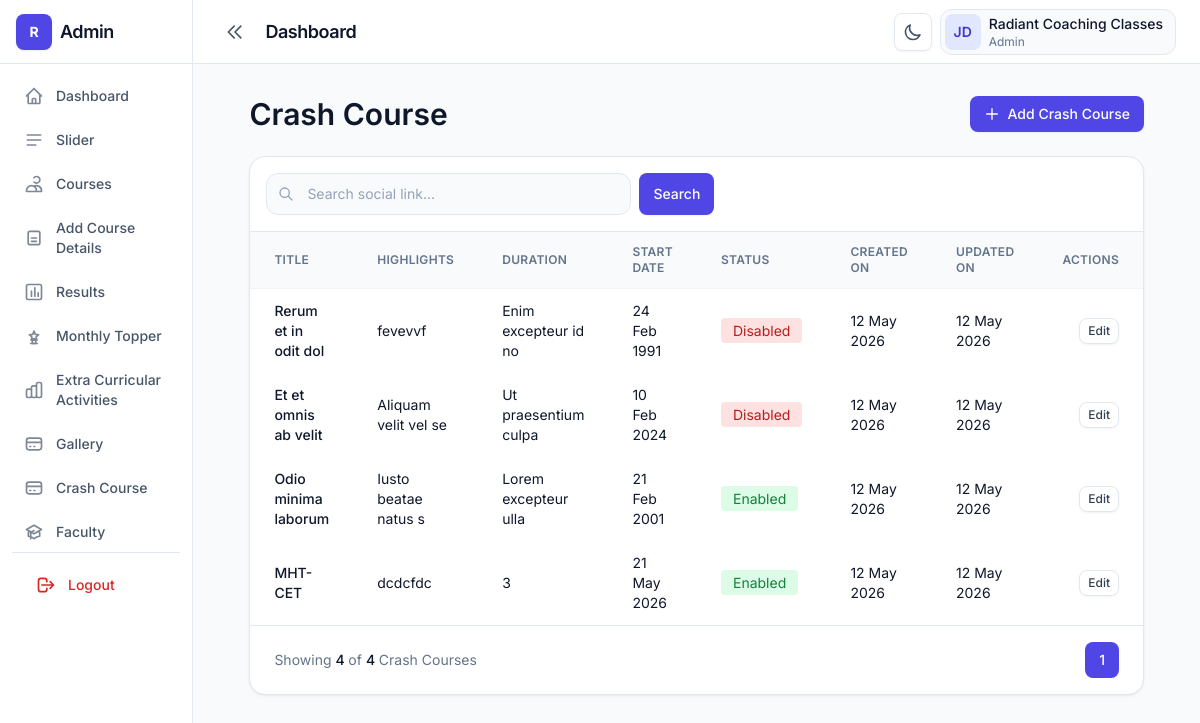
Page /admin/crash-course.php (signed in) on the committed database.
### tables this page shows
CREATE TABLE IF NOT EXISTS `crash_courses` (
  `id` int NOT NULL AUTO_INCREMENT,
  `title` varchar(255) NOT NULL,
  `start_date` date NOT NULL,
  `duration` varchar(100) NOT NULL,
  `description` text NOT NULL,
  `created_at` date DEFAULT NULL,
  `updated_at` date DEFAULT NULL,
  `status` tinyint(1) DEFAULT '1',
  PRIMARY KEY (`id`)
);

### admin/crash-course.php (the view, shortened to what this page needs)
<?php
include('../conn.php');
$search = $_GET['search'] ?? '';
$page = isset($_GET['page'])
    ? (int)$_GET['page']
    : 1;
$limit = 5;
$offset = ($page - 1) * $limit;
$query = "
SELECT
crash_courses.*,
(
    SELECT highlight
    FROM crash_course_highlights
    WHERE crash_course_highlights.crash_course_id = crash_courses.id
    LIMIT 1
) as preview_highlight
FROM crash_courses
WHERE 1
";
$params = [];
$countQuery = "
SELECT COUNT(*) as total
FROM crash_courses
WHERE 1
";
$countStmt = $conn->prepare($countQuery);
$countStmt->execute($params);
$totalRecords =
    $countStmt->fetch(PDO::FETCH_ASSOC)['total'];
$totalPages = ceil($totalRecords / $limit);
$query .= "
ORDER BY crash_courses.id DESC
LIMIT $limit OFFSET $offset
";
$stmt = $conn->prepare($query);
$stmt->execute($params);
$crash_courses = $stmt->fetchAll(PDO::FETCH_ASSOC);
?>
<!DOCTYPE html>
<html lang="en" class="h-full">
<head>
    <link rel="stylesheet"
        href="../dist/css/output.css" />
</head>
<body class="h-full bg-slate-50 text-slate-900 dark:bg-slate-950 dark:text-slate-100">
    <div class="flex min-h-full">
        <?php include('sidebar.php'); ?>
        <div class="flex min-h-screen flex-1 flex-col lg:min-h-0">
            <?php include('header.php'); ?>
            <main class="flex-1 overflow-auto p-4 lg:p-8">
                <div class="container">
                    <div class="mb-6 flex flex-col gap-4 sm:flex-row sm:flex-wrap sm:items-center sm:justify-between">
                        <div class="min-w-0 flex-1">
                            <h2 class="text-display-sm text-slate-900 dark:text-white">
                                Crash Course
                            </h2>
                        </div>
                        <button
                            type="button"
                            onclick="window.location.href='add-crash-course'"
                            class="btn btn-primary shrink-0">
                            <svg class="h-4 w-4"
                                fill="none"
                                stroke="currentColor"
                                viewBox="0 0 24 24">
                                <path
                                    stroke-linecap="round"
                                    stroke-linejoin="round"
                                    stroke-width="2"
                                    d="M12 4v16m8-8H4" />
                            </svg>
                            Add Crash Course
                        </button>
                    </div>
                    <div class="rounded-2xl border border-slate-200 bg-white shadow-card dark:border-slate-800 dark:bg-slate-900">
                        <div class="flex flex-col gap-4 border-b border-slate-200 p-4 dark:border-slate-800 lg:flex-row lg:items-center lg:justify-between">
                            <form method="GET"
                                class="flex w-full max-w-md gap-2">
                                <div class="relative flex-1">
                                    <input
                                        type="search"
                                        name="search"
                                        value="<?php echo $search; ?>"
                                        placeholder="Search social link..."
                                        class="w-full rounded-xl border border-slate-200 bg-slate-50 py-2.5 pl-10 pr-4 text-sm outline-none ring-brand-500/30 placeholder:text-slate-400 focus:border-brand-300 focus:bg-white focus:ring-4 dark:border-slate-700 dark:bg-slate-950 dark:focus:bg-slate-950" />
                                </div>
                                <button
                                    type="submit"
                                    class="btn btn-primary">
                                    Search
                                </button>
                            </form>
                        </div>
                        <div class="overflow-x-auto">
                            <table class="w-full min-w-[640px] text-left text-sm">
                                <thead class="border-b border-slate-100 bg-slate-50 text-xs uppercase tracking-wide text-slate-500 dark:border-slate-800 dark:bg-slate-900/80 dark:text-slate-400">
                                    <tr>
                                        <th class="px-4 py-3 font-semibold lg:px-6">
                                            Title
                                        </th>
                                        <th class="px-4 py-3 font-semibold lg:px-6">
                                            Highlights
                                        </th>
                                        <th class="px-4 py-3 font-semibold lg:px-6">
                                            Duration
                                        </th>
                                        <th class="px-4 py-3 font-semibold lg:px-6">
                                            Start Date
                                        </th>
                                        <th class="px-4 py-3 font-semibold lg:px-6">
                                            Status
                                        </th>
                                        <th class="px-4 py-3 font-semibold lg:px-6">
                                            Created On
                                        </th>
                                        <th class="px-4 py-3 font-semibold lg:px-6">
                                            Updated On
                                        </th>
                                        <th class="px-4 py-3 text-right font-semibold lg:px-6">
                                            Actions
                                        </th>
                                    </tr>
                                </thead>
                                <tbody>
                                    <?php if (count($crash_courses) > 0) { ?>
                                        <?php foreach ($crash_courses as $social_link) { ?>
                                            <tr class="hover:bg-slate-50 dark:hover:bg-slate-800/40">
                                                <td class="px-4 py-3 lg:px-6">
                                                    <div class="font-medium">
                                                        <?php echo $social_link['title']; ?>
                                                    </div>
                                                </td>
                                                <td class="px-4 py-3 lg:px-6">
                                                    <?php echo $social_link['preview_highlight']; ?>
                                                </td>
                                                <td class="px-4 py-3 lg:px-6">
                                                    <?php echo $social_link['duration']; ?>
                                                </td>
                                                <td class="px-4 py-3 lg:px-6">
                                                    <?php
                                                    echo
                                                    date('d M Y', strtotime($social_link['start_date']))
                                                    ?>
                                                </td>
                                                <td class="px-4 py-3 lg:px-6">
                                                    <?php if ($social_link['status'] == 1) { ?>
                                                        <span class="px-3 py-1 rounded bg-green-100 text-green-700">
                                                            Enabled
                                                        </span>
                                                    <?php } else { ?>
                                                        <span class="px-3 py-1 rounded bg-red-100 text-red-700">
                                                            Disabled
                                                        </span>
                                                    <?php } ?>
                                                </td>
                                                <td class="px-4 py-3 lg:px-6">
                                                    <?php
                                                    echo
                                                    date('d M Y', strtotime($social_link['created_at']))
                                                    ?>
                                                </td>
                                                <td class="px-4 py-3 lg:px-6">
                                                    <?php
                                                    echo date(
                                                        'd M Y',
                                                        strtotime($social_link['updated_at'])
                                                    );
                                                    ?>
                                                </td>
                                                <td class="px-4 py-3 text-right lg:px-6">
                                                    <a
                                                        href="edit-crash-course?id=<?php echo $social_link['id']; ?>"
                                                        class="btn btn-secondary px-2 py-1 text-xs">
                                                        Edit
                                                    </a>
                                                </td>
                                            </tr>
                                        <?php } ?>
                                    <?php } ?>
                                </tbody>
                            </table>
                        </div>
                        <div class="flex flex-col items-center justify-between gap-4 border-t border-slate-200 px-4 py-4 dark:border-slate-800 sm:flex-row lg:px-6">
                            <p class="text-sm text-slate-500 dark:text-slate-400">
                                Showing
                                <span class="font-medium text-slate-900 dark:text-white">
                                    <?php echo count($crash_courses); ?>
                                </span>
                                of
                                <span class="font-medium text-slate-900 dark:text-white">
                                    <span><?php echo $totalRecords; ?></span>
                                </span>
                                Crash Courses
                            </p>
                            <div class="flex items-center gap-2">
                                <?php for ($i = 1; $i <= $totalPages; $i++) { ?>
                                    <a
                                        href="?page=<?php echo $i; ?>&search=<?php echo $search; ?>"
                                        class="
                                        rounded-lg px-3.5 py-2 text-sm font-medium
                                        <?php
                                        if ($page == $i) {
                                            echo '
                                            bg-brand-600
                                            text-white
                                            ';
                                        }
                                        ?>
                                        ">
                                        <?php echo $i; ?>
                                    </a>
                                <?php } ?>
                            </div>
                        </div>
                    </div>
                </div>
            </main>
        </div>
    </div>
</body>
</html>

### rows in the picture
crash_courses: title "Rerum et in odit dol", preview_highlight "fevevvf", duration "Enim excepteur id no", start_date "24 Feb 1991", status "Disabled", created_at "12 May 2026", updated_at "12 May 2026"
crash_courses: title "Et et omnis ab velit", preview_highlight "Aliquam velit vel se", duration "Ut praesentium culpa", start_date "10 Feb 2024", status "Disabled", created_at "12 May 2026", updated_at "12 May 2026"
crash_courses: title "Odio minima laborum", preview_highlight "Iusto beatae natus s", duration "Lorem excepteur ulla", start_date "21 Feb 2001", status "Enabled", created_at "12 May 2026", updated_at "12 May 2026"
crash_courses: title "MHT-CET", preview_highlight "dcdcfdc", duration "3", start_date "21 May 2026", status "Enabled", created_at "12 May 2026", updated_at "12 May 2026"

### other values in the picture
count($crash_courses) "4"
$totalRecords "4"
